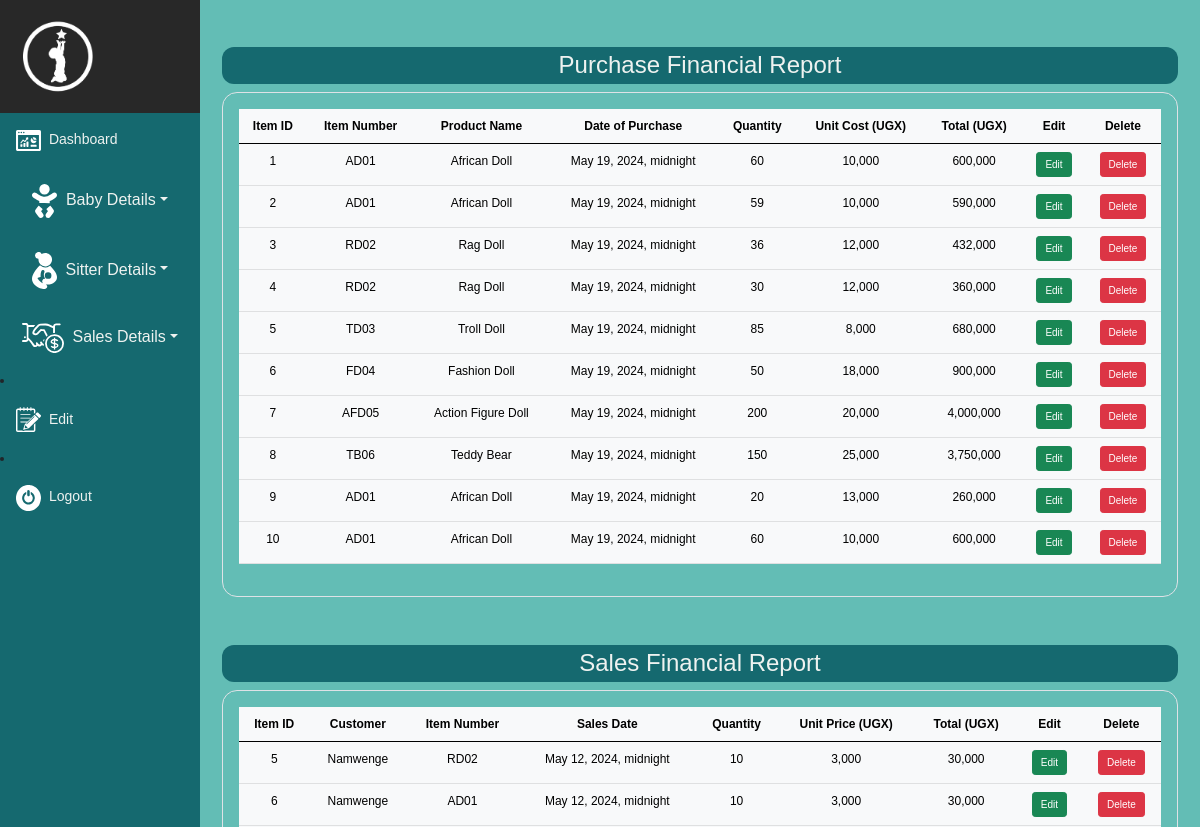
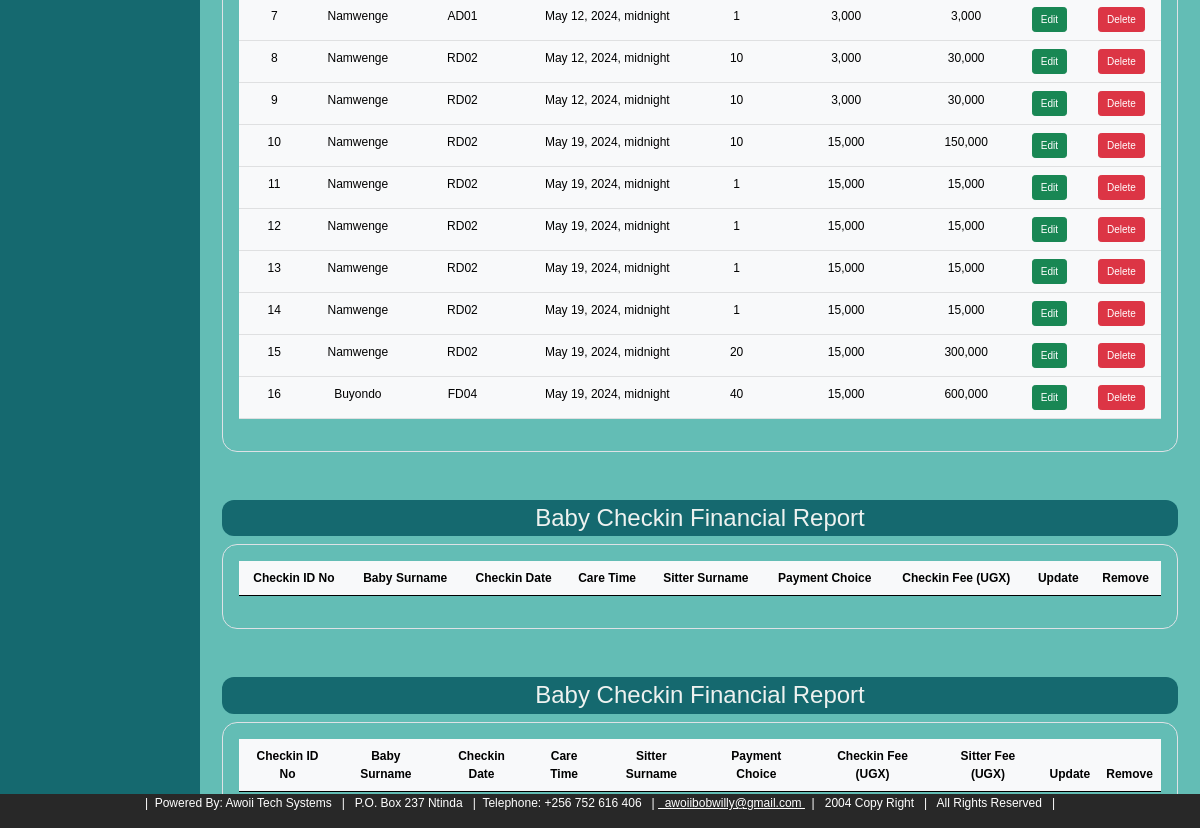
The app's page /financereport/ (signed in), older data (2 pictures, top to bottom).
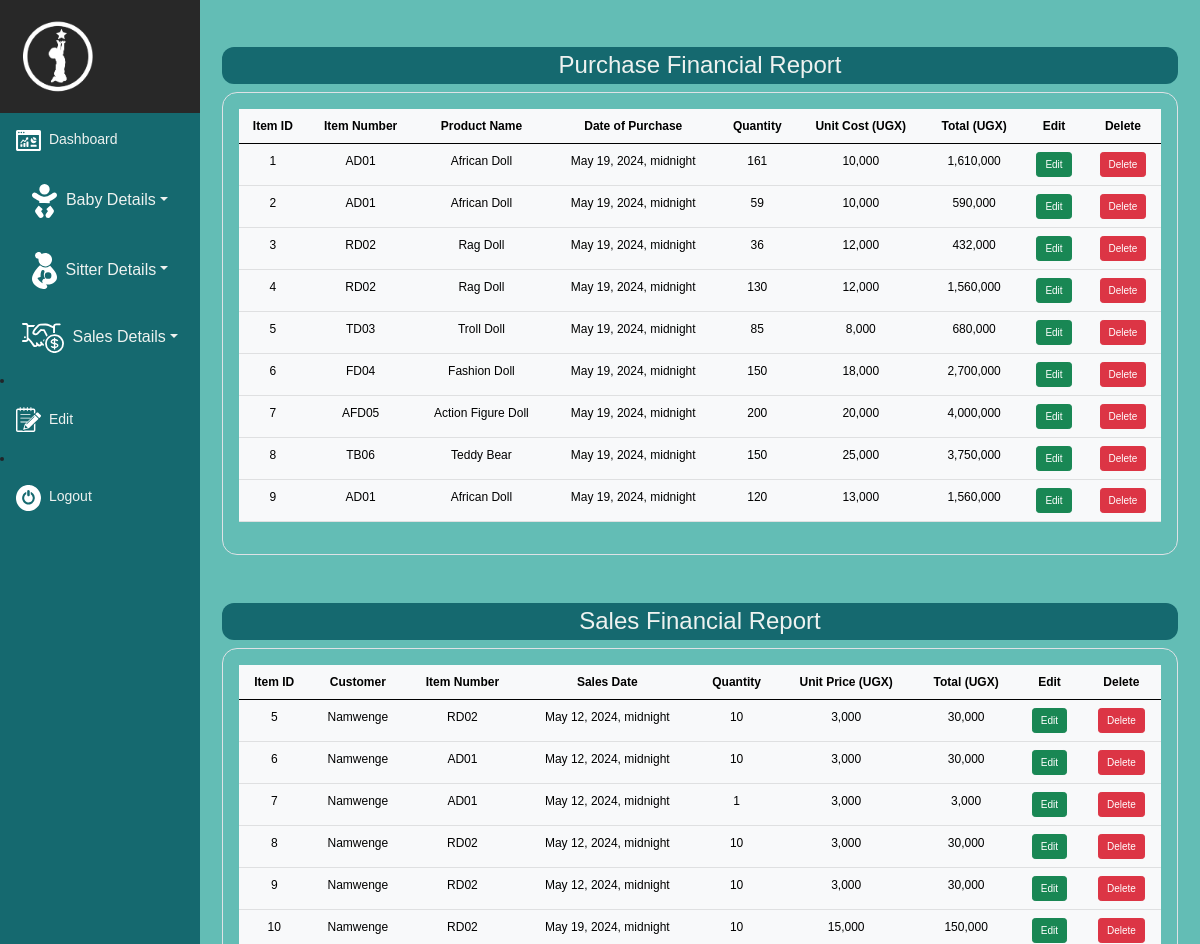
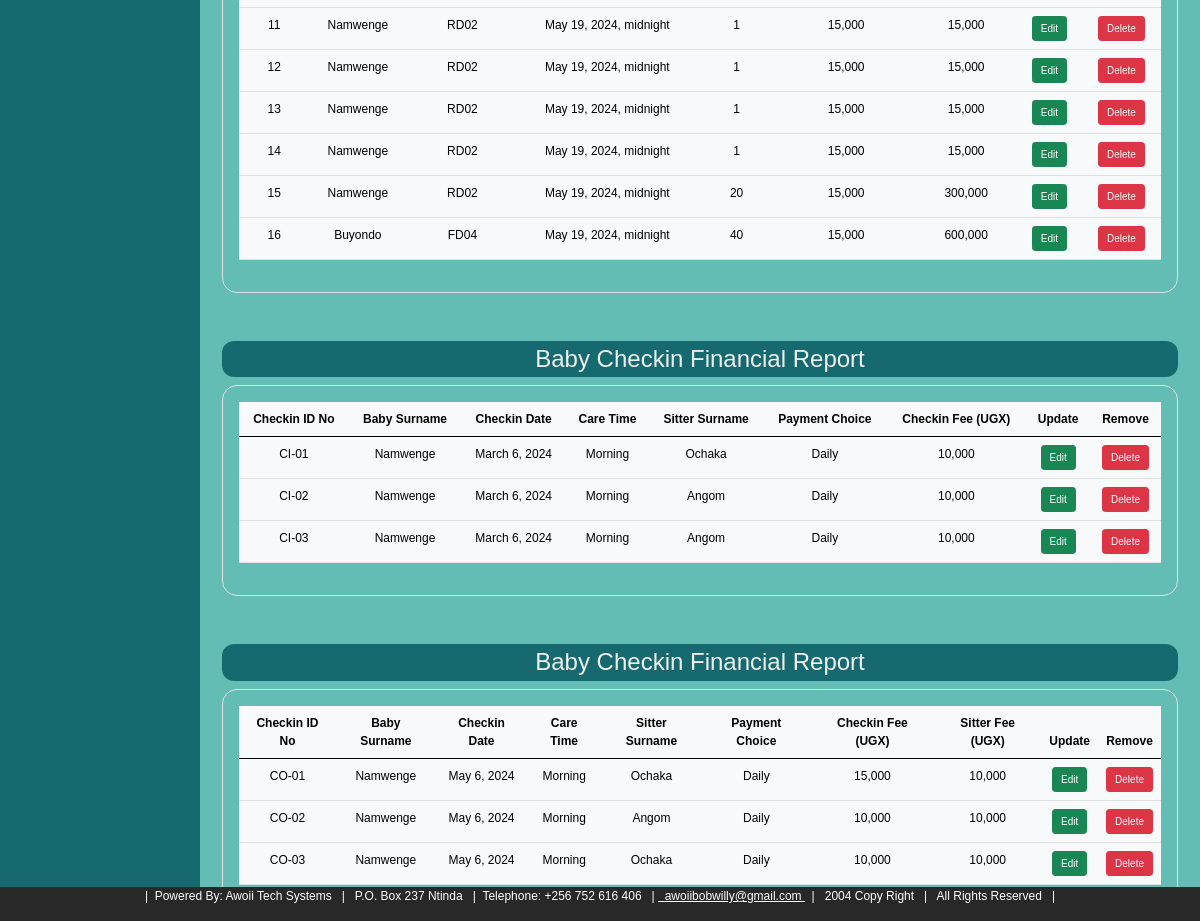
The same page, newer data (2 pictures, top to bottom).
### atsapp/models.py (models this page shows, shortened)
class Purchase(models.Model):
    po_item_number = models.CharField(max_length=20)
    po_product_name = models.CharField(max_length=50)
    po_unit_cost = models.IntegerField()
    po_purchase_date = models.DateTimeField()
    po_entry_date = models.DateTimeField()
    po_quantity = models.PositiveSmallIntegerField()
    @property
    def total(self):
        return self.po_unit_cost*self.po_quantity
    def __str__(self):
        return self.po_item_number

class Sales(models.Model):
    so_baby_id = models.ForeignKey(Baby_Register, on_delete=models.CASCADE)
    so_date_created = models.DateTimeField()
    so_item_number = models.ForeignKey(Purchase, on_delete=models.CASCADE)
    so_unit_price = models.IntegerField()
    so_quantity = models.PositiveSmallIntegerField()
    @property
    def total(self):
        return self.so_unit_price*self.so_quantity

class Baby_Register(models.Model):
    babiz_sur_name = models.CharField(max_length=20)
    babiz_other_names = models.CharField(max_length=20)
    babiz_gender = models.CharField(max_length=20, choices=[('Male', 'Male'), ('Female', 'Female')])
    babiz_date_of_birth = models.DateField()
    parentz_sur_name = models.CharField(max_length=20)
    parentz_other_names = models.CharField(max_length=20)
    parentz_gender = models.CharField(max_length=20, choices=[('Male', 'Male'), ('Female', 'Female')])
    parentz_date_of_birth = models.DateField()
    parentz_telephone = models.IntegerField()
    parentz_address = models.CharField(max_length=50)
    parentz_email = models.EmailField(max_length=50)
    def __str__(self):
        return self.babiz_sur_name

class Checkin(models.Model):
    baby_id = models.ForeignKey(Baby_Register, on_delete=models.CASCADE)
    checkin_time = models.TimeField()
    checkin_date = models.DateField()
    checkin_care_time = models.CharField(max_length=10, choices=[('Morning', 'Morning'), ('Afternoon', 'Afternoon'), ('Evening', 'Evening'), ('Night', 'Night')])
    checkin_guardians_sur_name = models.CharField(max_length=100)
    checkin_guardians_other_names = models.CharField(max_length=200)
    checkin_guardians_telephone = models.IntegerField()
    sitter_id = models.ForeignKey(Sitter_Register, on_delete=models.CASCADE)
    checkin_payment_choice = models.CharField(max_length=10, choices=[('Daily', 'Daily'), ('Weekly', 'Weekly'), ('Monthly', 'Monthly')])
    daystar_checkin_fee = models.IntegerField()
    daystar_checkin_fee_currency = models.CharField(max_length= 10, choices=[('UGX', 'UGX'), ('USD', 'USD')], default= 'UGX')
    checkin_comment = models.CharField(max_length=1000)

class Sitter_Register(models.Model):
    sit_sur_name = models.CharField(max_length=20)
    sit_other_names = models.CharField(max_length=20)
    sit_gender = models.CharField(max_length=20, choices=[('Male', 'Male'), ('Female', 'Female')])
    sit_date_of_birth = models.DateField()
    sit_nin_number = models.CharField(max_length=20)
    sit_educlevel = models.CharField(max_length=20, choices=[('Primary', 'Primary'), ('O-Level', 'O-Level'), ('A-Level', 'A-Level'), ('Certificate', 'Certificate'), ('Diploma', 'Diploma'), ('Degree', 'Degree'), ('Others', 'Others')])
    sit_religion = models.CharField(max_length=20, choices=[('Born Aagain', 'Born Aagain'), ('Anglican', 'Anglican'), ('Catholic', 'Catholic'), ('Islam', 'Islam'), ('Others', 'Others')])
    sit_address = models.CharField(max_length=20, choices=[('Kabalagala', 'Kabalagala'), ('Other', 'Other')])
    sit_email = models.EmailField(max_length=50)
    sit_telephone = models.IntegerField()
    snok_sur_name = models.CharField(max_length=20)
    snok_other_names = models.CharField(max_length=10)
    snok_gender = models.CharField(max_length=20, choices=[('Male', 'Male'), ('Female', 'Female')])
    snok_date_of_birth = models.DateField()
    snok_address = models.CharField(max_length=50)
    snok_email = models.EmailField(max_length=50)
    snok_telephone = models.IntegerField()
    def __str__(self):
        return self.sit_sur_name

class Checkout(models.Model):
    baby_id = models.ForeignKey(Baby_Register, on_delete=models.CASCADE)
    checkout_time = models.TimeField()
    checkout_date = models.DateField()
    checkout_care_time = models.CharField(max_length=10, choices=[('Morning', 'Morning'), ('Afternoon', 'Afternoon'), ('Evening', 'Evening'), ('Night', 'Night'),])
    checkout_guardians_sur_name = models.CharField(max_length=100)
    checkout_guardians_other_names = models.CharField(max_length=200)
    checkout_guardians_telephone = models.IntegerField()
    sitter_id = models.ForeignKey(Sitter_Register, on_delete=models.CASCADE)
    checkout_payment_choice = models.CharField(max_length=10, choices=[('Daily', 'Daily'), ('Weekly', 'Weekly'), ('Monthly', 'Monthly'),])
    daystar_care_time_fee = models.IntegerField()
    daystar_care_time_fee_currency = models.CharField(max_length= 10, choices=[('UGX', 'UGX'), ('USD', 'USD')], default= 'UGX')
    checkout_sitter_fee = models.IntegerField()
    checkout_sitter_fee_currency = models.CharField(max_length= 10, choices=[('UGX', 'UGX'), ('USD', 'USD')], default= 'UGX')
    checkout_comment = models.CharField(max_length=1000)

### atsapp/views.py (the view)
# urls.py: path('financereport/', views.finance_report, name='financereport'),
@login_required
def finance_report(request):
    checkin_finance_report = Checkin.objects.all()
    checkout_finance_report = Checkout.objects.all()
    sales_finance_report = Sales.objects.all()
    purchases_finance_report = Purchase.objects.all()
    return render(request, 'atsapp/financereport.html', {'checkin_finance_report': checkin_finance_report, 'checkout_finance_report': checkout_finance_report, 'sales_finance_report': sales_finance_report, 'purchases_finance_report': purchases_finance_report})

### atsapp/templates/atsapp/financereport.html (shortened to what the changed rows need)
{% extends 'atsapp/base.html' %}
{% load static %}
{% block content %}
{% load humanize %}
<div class="container mt-4" style = "font-size: 12px; border-radius: 40px">
  <div class="border p-3 overflow-scroll" style = "border-radius: 15px;">
    <table class="table table table-hover table-light">
      <thead>
        <tr>
          <th scope="col">Item ID</th>
          <th scope="col">Item Number</th>
          <th scope="col">Product Name</th>
          <th scope="col">Date of Purchase</th>
          <th scope="col">Quantity</th>
          <th scope="col">Unit Cost (UGX)</th>
          <th scope="col">Total (UGX)</th>
          <th scope="col">Edit</th>
          <th scope="col">Delete</th>
        </tr>
      </thead>
      <tbody>
        {% for purchase_report in purchases_finance_report %}
        <tr>
          <td>{{ purchase_report.id }}</td>
          <td>{{ purchase_report.po_item_number }}</td>
          <td>{{ purchase_report.po_product_name }}</td>
          <td>{{ purchase_report.po_purchase_date }}</td>
          <td>{{ purchase_report.po_quantity }}</td>
          <td>{{ purchase_report.po_unit_cost|intcomma }}</td>
          <td>{{ purchase_report.total|intcomma }}</td>
          <td><a class = "btn btn-sm btn-success" href="{% url 'edit_inventory' purchase_report.id %}" style = "font-size: 10px;">Edit</a></td>
          <td><a class = "btn btn-sm btn-danger" href= "{% url 'delete_inventory' purchase_report.id %}" style = "font-size: 10px;">Delete</a></td>
        </tr>
        {% endfor %}
      </tbody>
    </table>
</div>
</div>
<div class="container mt-4" style = "font-size: 12px; border-radius: 40px">
  <div class="border p-3 overflow-scroll" style = "border-radius: 15px;">
    <table class="table table table-hover table-light">
      <thead>
        <tr>
          <th scope="col">Item ID</th>
          <th scope="col">Customer</th>
          <th scope="col">Item Number</th>
          <th scope="col">Sales Date</th>
          <th scope="col">Quantity</th>
          <th scope="col">Unit Price (UGX)</th>
          <th scope="col">Total (UGX)</th>
          <th scope="col">Edit</th>
          <th scope="col">Delete</th>
        </tr>
      </thead>
      <tbody>
        {% for sales_report in sales_finance_report %}
        <tr>
          <td>{{ sales_report.id }}</td>
          <td>{{ sales_report.so_baby_id }}</td>
          <td>{{ sales_report.so_item_number }}</td>
          <td>{{ sales_report.so_date_created }}</td>
          <td>{{ sales_report.so_quantity }}</td>
          <td>{{ sales_report.so_unit_price|intcomma }}</td>
          <td>{{ sales_report.total|intcomma }}</td>
          <td><a class = "btn btn-sm btn-success" href="{% url 'edit_sales' sales_report.id %}" style = "font-size: 10px;">Edit</a></td>
          <td><a class = "btn btn-sm btn-danger" href= "{% url 'delete_sales' sales_report.id %}" style = "font-size: 10px;">Delete</a></td>
        </tr>
        {% endfor %}
      </tbody>
    </table>
</div>
</div>
<div class="container mt-4" style = "font-size: 12px; border-radius: 40px">
  <div class="border p-3 overflow-scroll" style = "border-radius: 15px;">
    <table class="table table table-hover table-light">
        <thead>
          <tr>
            <th scope="col">Checkin ID No</th>
            <th scope="col">Baby Surname</th>
            <th scope="col">Checkin Date</th>
            <th scope="col">Care Time</th>
            <th scope="col">Sitter Surname</th>
            <th scope="col">Payment Choice</th>
            <th scope="col">Checkin Fee (UGX)</th>
            <th scope="col">Update</th>
            <th scope="col">Remove</th>
          </tr>
        </thead>
        <tbody>
          {% for checkin_report in checkin_finance_report %}
          <tr>
            <td>CI-0{{ checkin_report.id }}</td>
            <td>{{ checkin_report.baby_id }}</td>
            <td>{{ checkin_report.checkin_date }}</td>
            <td>{{ checkin_report.checkin_care_time }}</td>
            <td>{{ checkin_report.sitter_id }}</td>
            <td>{{ checkin_report.checkin_payment_choice }}</td>
            <td>{{ checkin_report.daystar_checkin_fee|intcomma }}</td>
            <td><a class = "btn btn-sm btn-success" href="{% url 'edit_checkin' checkin_report.id %}" style = "font-size: 10px;">Edit</a></td>
            <td><a class = "btn btn-sm btn-danger" href= "{% url 'delete_checkin' checkin_report.id %}" style = "font-size: 10px;">Delete</a></td>
          </tr>
          {% endfor %}
        </tbody>
      </table>
  </div>
  </div>
  <div class="container mt-4" style = "font-size: 12px; border-radius: 40px">
    <div class="border p-3 overflow-scroll" style = "border-radius: 15px;">
      <table class="table table table-hover table-light">
          <thead>
            <tr>
              <th scope="col">Checkin ID No</th>
              <th scope="col">Baby Surname</th>
              <th scope="col">Checkin Date</th>
              <th scope="col">Care Time</th>
              <th scope="col">Sitter Surname</th>
              <th scope="col">Payment Choice</th>
              <th scope="col">Checkin Fee (UGX)</th>
              <th scope="col">Sitter Fee (UGX)</th>
              <th scope="col">Update</th>
              <th scope="col">Remove</th>
            </tr>
          </thead>
          <tbody>
            {% for checkout_report in checkout_finance_report %}
            <tr>
              <td>CO-0{{ checkout_report.id }}</td>
              <td>{{ checkout_report.baby_id }}</td>
              <td>{{ checkout_report.checkout_date }}</td>
              <td>{{ checkout_report.checkout_care_time }}</td>
              <td>{{ checkout_report.sitter_id }}</td>
              <td>{{ checkout_report.checkout_payment_choice }}</td>
              <td>{{ checkout_report.daystar_care_time_fee|intcomma }}</td>
              <td>{{ checkout_report.checkout_sitter_fee|intcomma }}</td>
              <td><a class = "btn btn-sm btn-success" href="{% url 'edit_checkout' checkout_report.id %}" style = "font-size: 10px;">Edit</a></td>
              <td><a class = "btn btn-sm btn-danger" href= "{% url 'delete_checkout' checkout_report.id %}" style = "font-size: 10px;">Delete</a></td>
            </tr>
            {% endfor %}
          </tbody>
        </table>
    </div>
    </div>
{% endblock %}

Row changes from the older to the newer data that the page shows:
removed Purchase: id "10", po_item_number "AD01", po_product_name "African Doll", po_purchase_date "May 19, 2024, midnight", po_quantity "60", po_unit_cost "10,000", total "600,000"
changed Purchase id 1: po_quantity "60" → "161"; total "600,000" → "1,610,000"
changed Purchase id 4: po_quantity "30" → "130"; total "360,000" → "1,560,000"
changed Purchase "FD04": po_quantity "50" → "150"; total "900,000" → "2,700,000"
changed Purchase id 9: po_quantity "20" → "120"; total "260,000" → "1,560,000"
added Checkin: id "1", baby_id "Namwenge", checkin_date "March 6, 2024", checkin_care_time "Morning", sitter_id "Ochaka", checkin_payment_choice "Daily", daystar_checkin_fee "10,000"
added Checkin: id "2", baby_id "Namwenge", checkin_date "March 6, 2024", checkin_care_time "Morning", sitter_id "Angom", checkin_payment_choice "Daily", daystar_checkin_fee "10,000"
added Checkin: id "3", baby_id "Namwenge", checkin_date "March 6, 2024", checkin_care_time "Morning", sitter_id "Angom", checkin_payment_choice "Daily", daystar_checkin_fee "10,000"
added Checkout: id "1", baby_id "Namwenge", checkout_date "May 6, 2024", checkout_care_time "Morning", sitter_id "Ochaka", checkout_payment_choice "Daily", daystar_care_time_fee "15,000", checkout_sitter_fee "10,000"
added Checkout: id "2", baby_id "Namwenge", checkout_date "May 6, 2024", checkout_care_time "Morning", sitter_id "Angom", checkout_payment_choice "Daily", daystar_care_time_fee "10,000", checkout_sitter_fee "10,000"
added Checkout: id "3", baby_id "Namwenge", checkout_date "May 6, 2024", checkout_care_time "Morning", sitter_id "Ochaka", checkout_payment_choice "Daily", daystar_care_time_fee "10,000", checkout_sitter_fee "10,000"
